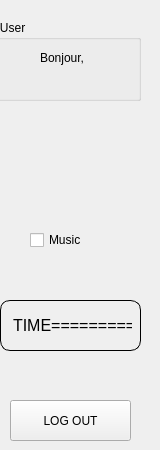
         <widget class="QWidget" name="page_6">
          <widget class="QGroupBox" name="groupBox_26">
           <property name="geometry">
            <rect>
             <x>-10</x>
             <y>20</y>
             <width>151</width>
             <height>81</height>
            </rect>
           </property>
           <property name="title">
            <string>   User</string>
           </property>
           <widget class="QLabel" name="Bonjour">
            <property name="geometry">
             <rect>
              <x>50</x>
              <y>30</y>
              <width>56</width>
              <height>16</height>
             </rect>
            </property>
            <property name="text">
             <string>Bonjour,</string>
            </property>
           </widget>
           <widget class="QLabel" name="uname_label">
            <property name="geometry">
             <rect>
              <x>60</x>
              <y>50</y>
              <width>71</width>
              <height>16</height>
             </rect>
            </property>
            <property name="text">
             <string/>
            </property>
           </widget>
           <widget class="QLabel" name="image_pos">
            <property name="geometry">
             <rect>
              <x>11</x>
              <y>27</y>
              <width>31</width>
              <height>31</height>
             </rect>
            </property>
            <property name="styleSheet">
             <string notr="true">QLabel{
  border-radius: 40px;
  min-height: 20px;
  min-width: 20px;
}</string>
            </property>
            <property name="frameShape">
             <enum>QFrame::NoFrame</enum>
            </property>
            <property name="text">
             <string/>
            </property>
           </widget>
          </widget>
          <widget class="QLabel" name="label_date_time_4">
           <property name="geometry">
            <rect>
             <x>0</x>
             <y>300</y>
             <width>141</width>
             <height>51</height>
            </rect>
           </property>
           <property name="font">
            <font>
             <family>MS Shell Dlg 2</family>
             <pointsize>12</pointsize>
             <weight>9</weight>
             <italic>false</italic>
             <bold>false</bold>
            </font>
           </property>
           <property name="styleSheet">
            <string notr="true">font: 75 12pt &quot;MS Shell Dlg 2&quot;;
 border-width: 1px;
border-style: solid;
border-color: black;
  border-radius: 10px;
padding:0 8;</string>
           </property>
           <property name="text">
            <string>TIME=========</string>
           </property>
          </widget>
          <widget class="QPushButton" name="logout_button_3">
           <property name="geometry">
            <rect>
             <x>10</x>
             <y>400</y>
             <width>121</width>
             <height>41</height>
            </rect>
           </property>
           <property name="text">
            <string>LOG OUT</string>
           </property>
          </widget>
          <widget class="QCheckBox" name="checkBox_3">
           <property name="enabled">
            <bool>true</bool>
           </property>
           <property name="geometry">
            <rect>
             <x>30</x>
             <y>230</y>
             <width>83</width>
             <height>20</height>
            </rect>
           </property>
           <property name="text">
            <string>Music</string>
           </property>
           <property name="checked">
            <bool>false</bool>
           </property>
          </widget>
         </widget>
